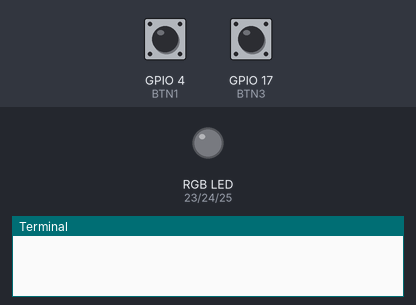
This program was run on a simulated Raspberry Pi (BCM pin numbers). Parts: an RGB LED mixed from three pins (HIGH = lit), the last lines printed to the terminal. Inputs (shaded band) come from the test bench; at power-on: GPIO 4 (BTN1) LOW, GPIO 17 (BTN3) LOW. Random numbers come from a fixed seed.

Above: at 1.2 s.
1.3 s: GPIO 4 (BTN1) pulled HIGH for 0.15 s
At 1.8 s:
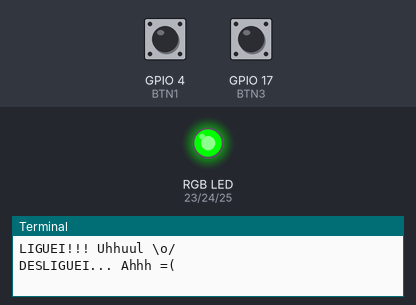
3.7 s: GPIO 4 (BTN1) pulled HIGH for 3.2 s
At 4.3 s:
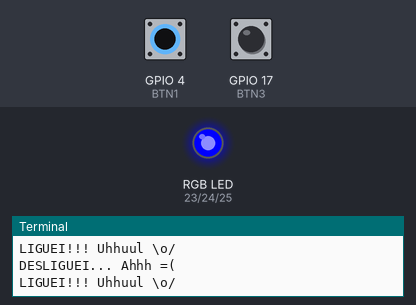
At 6.6 s:
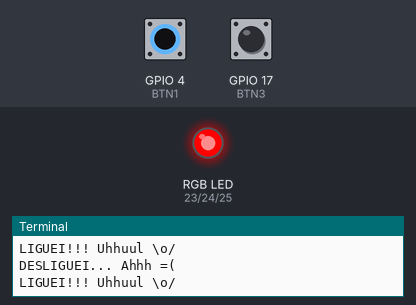
Timing chart, 0 to 8.6 s (numbered marks = the images above; inputs shaded):
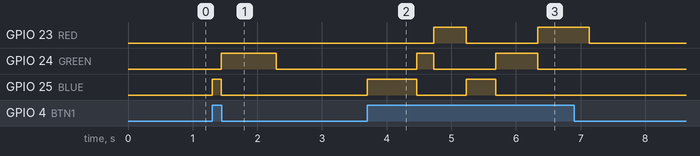

Measured:
- after the input at 1.3 s, GPIO 24 (GREEN): LOW → HIGH after 0.14 s, → LOW 0.85 s later; GPIO 25 (BLUE): LOW → HIGH at once, → LOW 0.14 s later
- after the input at 3.7 s, GPIO 23 (RED): LOW → HIGH after 1.0 s, → LOW 0.50 s later, → HIGH 1.1 s later, → LOW 0.79 s later; GPIO 24 (GREEN): LOW → HIGH after 0.77 s, → LOW 0.26 s later, → HIGH 0.96 s later, → LOW 0.66 s later; GPIO 25 (BLUE): LOW → HIGH at once, → LOW 0.77 s later, → HIGH 0.76 s later, → LOW 0.45 s later

The program:

btnRGB.py
```python
#!/usr/bin/env python

import RPi.GPIO as GPIO
from time import sleep
import random

GPIO.setmode(GPIO.BCM)

BLUE = 25
GREEN = 24
RED = 23
BTN1 = 4
BTN2 = 22
BTN3 = 17

GPIO.setup(BLUE, GPIO.OUT, initial=GPIO.LOW)
GPIO.setup(GREEN, GPIO.OUT, initial=GPIO.LOW)
GPIO.setup(RED, GPIO.OUT, initial=GPIO.LOW)
GPIO.setup(BTN1, GPIO.IN, pull_up_down=GPIO.PUD_DOWN)
GPIO.setup(BTN2, GPIO.IN, pull_up_down=GPIO.PUD_DOWN)
GPIO.setup(BTN3, GPIO.IN, pull_up_down=GPIO.PUD_DOWN)

POWER = False
EXIT = False

def checkBTN1(BTN1):
#    print("Fez clic clac (Oia aqui: {}) no pininho: {}".format(GPIO.input(BTN1), event))
    global POWER
    if POWER:
        print("DESLIGUEI... Ahhh =(")
        POWER = False
    else:
        print("LIGUEI!!! Uhhuul \o/")
        POWER = True

def checkBTN3(BTN3):
    global POWER
    global EXIT
    POWER = False
    EXIT = True

def pisca():
    while True:
        if EXIT: break
        for led in [ BLUE, GREEN, RED ]:
            if POWER:
                GPIO.output(led, True)
                sleep(random.uniform(0.01, 1))
                GPIO.output(led, False)
            else:
                break

def sair(status):
    print("TCHAU... DE NOVOOOOO")
    GPIO.cleanup()
    exit(status)

GPIO.add_event_detect(BTN1, GPIO.BOTH)
GPIO.add_event_callback(BTN1, callback=checkBTN1)

GPIO.add_event_detect(BTN3, GPIO.BOTH)
GPIO.add_event_callback(BTN3, callback=checkBTN3)

try:
    pisca()
except KeyboardInterrupt:
    sair(0)
sair(0)
```
